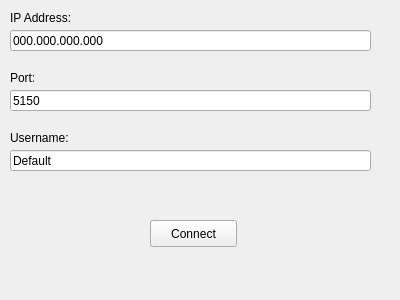
<?xml version="1.0" encoding="UTF-8"?>
<ui version="4.0">
 <class>connectForm</class>
 <widget class="QWidget" name="connectForm">
  <property name="geometry">
   <rect>
    <x>0</x>
    <y>0</y>
    <width>400</width>
    <height>300</height>
   </rect>
  </property>
  <property name="windowTitle">
   <string>Form</string>
  </property>
  <widget class="QLineEdit" name="inputIP">
   <property name="geometry">
    <rect>
     <x>10</x>
     <y>30</y>
     <width>361</width>
     <height>21</height>
    </rect>
   </property>
   <property name="inputMethodHints">
    <set>Qt::ImhNone</set>
   </property>
   <property name="text">
    <string>000.000.000.000</string>
   </property>
  </widget>
  <widget class="QLineEdit" name="inputPort">
   <property name="geometry">
    <rect>
     <x>10</x>
     <y>90</y>
     <width>361</width>
     <height>21</height>
    </rect>
   </property>
   <property name="text">
    <string>5150</string>
   </property>
  </widget>
  <widget class="QLineEdit" name="inputUname">
   <property name="geometry">
    <rect>
     <x>10</x>
     <y>150</y>
     <width>361</width>
     <height>21</height>
    </rect>
   </property>
   <property name="text">
    <string>Default</string>
   </property>
  </widget>
  <widget class="QPushButton" name="buttonConnect">
   <property name="geometry">
    <rect>
     <x>150</x>
     <y>220</y>
     <width>87</width>
     <height>27</height>
    </rect>
   </property>
   <property name="text">
    <string>Connect</string>
   </property>
  </widget>
  <widget class="QLabel" name="labelIP">
   <property name="geometry">
    <rect>
     <x>10</x>
     <y>10</y>
     <width>81</width>
     <height>16</height>
    </rect>
   </property>
   <property name="text">
    <string>IP Address:</string>
   </property>
  </widget>
  <widget class="QLabel" name="labelPort">
   <property name="geometry">
    <rect>
     <x>10</x>
     <y>70</y>
     <width>58</width>
     <height>15</height>
    </rect>
   </property>
   <property name="text">
    <string>Port:</string>
   </property>
  </widget>
  <widget class="QLabel" name="labelUname">
   <property name="geometry">
    <rect>
     <x>10</x>
     <y>130</y>
     <width>81</width>
     <height>16</height>
    </rect>
   </property>
   <property name="text">
    <string>Username:</string>
   </property>
  </widget>
 </widget>
 <resources/>
 <connections/>
</ui>
